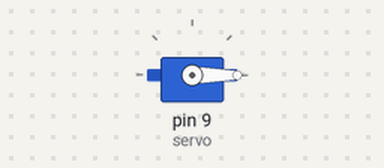
The sketch below on a simulated Arduino Uno, built with avr-gcc and run on an emulated ATmega328P. On the bench: servo.

Above: at 0.05 s.
At 3.75 s:
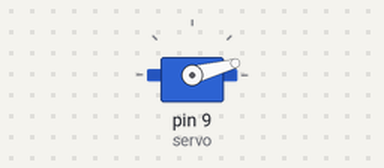
At 5.65 s:
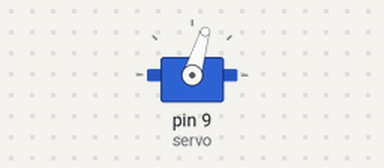
At 7.8 s:
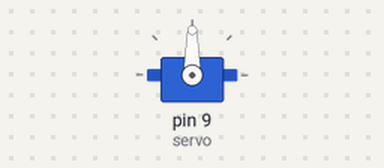
Timing chart, 0 to 10.2 s (numbered marks = the images above):
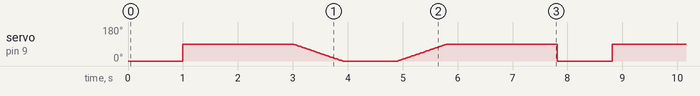

Measured:
- by itself, servo on pin 9 (servo): moves between 0° and 90°, repeating every 7.8 s

The sketch:

FirstServo.ino
```cpp
#include <Servo.h>

Servo servo;
void setup() {
  servo.attach(9);
}

void loop() {
   firstDemo();
   secondDemo();
}

void firstDemo() {
   servo.write(0);
   delay(1000);
   servo.write(90);
   delay(2000);
}

void secondDemo() {
   rotateAtSpeed(90, 0, 10);
   servo.write(0);
   delay(1000);
   rotateAtSpeed(0, 90, 10);
   delay(2000);
}

void rotateAtSpeed(int currentPos, int destPos, int delayAmt) {
  int stepAmt = 1;
  if(currentPos > destPos) {
    stepAmt = -1;
  }

  while(currentPos != destPos) {
    currentPos += stepAmt;
    servo.write(currentPos);
    delay(delayAmt);
  }

}
```
